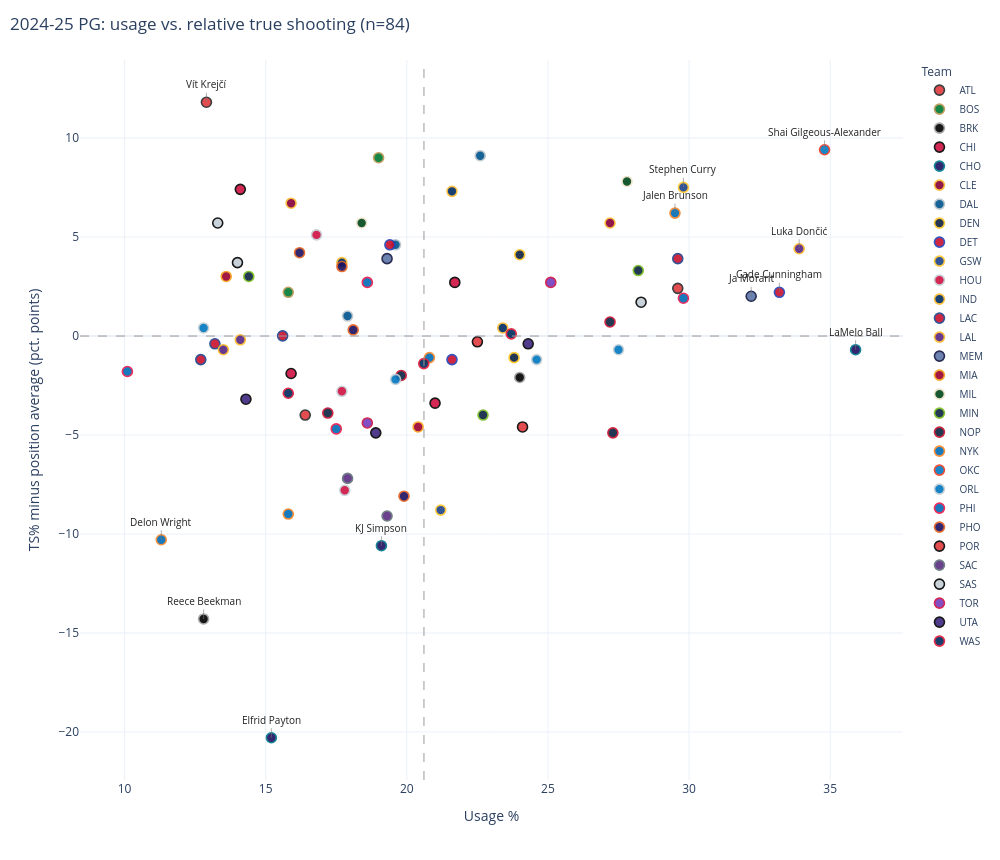

Source (notebook cell):
### Markdown cell above
### Positions

### Code cell
for pos in POSITIONS:
    plot_usage_ts_interactive(frames[2025], pos, relative=True).show()

### Figure 1 — Plotly figure (JSON) as saved in the notebook; plotly's stock layout.template omitted (floating-point values rounded to 4 significant figures)
{"data": [{"customdata": [["Trae Young", "ATL", "PG", 56.7, 2.408, 76.0, 36.0], ["Vít Krejčí", "ATL", "PG", 66.1, 11.81, 57.0, 20.2], ["Keaton Wallace", "ATL", "PG", 50.3, -3.992, 31.0, 16.2]], "hovertemplate": "<b>%{customdata[0]}</b> (%{customdata[1]}, %{customdata[2]})<br>Usage: %{x:.1f}%<br>TS: %{customdata[3]:.1f}%<br>TS vs. avg: %{customdata[4]:+.1f} pts<br>%{customdata[5]:.0f} games, %{customdata[6]:.1f} min/game<extra></extra>", "marker": {"color": "#E03A3E", "line": {"color": "#26282A", "width": 1.6}, "opacity": 0.9, "size": 10}, "mode": "markers", "name": "ATL", "type": "scatter", "x": [29.6, 12.9, 16.4], "y": [2.408, 11.81, -3.992]}, {"customdata": [["Payton Pritchard", "BOS", "PG", 63.3, 9.008, 80.0, 28.4], ["Jrue Holiday", "BOS", "PG", 56.5, 2.208, 62.0, 30.6]], "hovertemplate": "<b>%{customdata[0]}</b> (%{customdata[1]}, %{customdata[2]})<br>Usage: %{x:.1f}%<br>TS: %{customdata[3]:.1f}%<br>TS vs. avg: %{customdata[4]:+.1f} pts<br>%{customdata[5]:.0f} games, %{customdata[6]:.1f} min/game<extra></extra>", "marker": {"color": "#007A33", "line": {"color": "#BA9653", "width": 1.6}, "opacity": 0.9, "size": 10}, "mode": "markers", "name": "BOS", "type": "scatter", "x": [19.0, 15.8], "y": [9.008, 2.208]}, {"customdata": [["D'Angelo Russell", "BRK", "PG", 52.2, -2.092, 58.0, 25.5], ["Reece Beekman", "BRK", "PG", 40.0, -14.29, 36.0, 13.0]], "hovertemplate": "<b>%{customdata[0]}</b> (%{customdata[1]}, %{customdata[2]})<br>Usage: %{x:.1f}%<br>TS: %{customdata[3]:.1f}%<br>TS vs. avg: %{customdata[4]:+.1f} pts<br>%{customdata[5]:.0f} games, %{customdata[6]:.1f} min/game<extra></extra>", "marker": {"color": "#000000", "line": {"color": "#A1A1A4", "width": 1.6}, "opacity": 0.9, "size": 10}, "mode": "markers", "name": "BRK", "type": "scatter", "x": [24.0, 12.8], "y": [-2.092, -14.29]}, {"customdata": [["Josh Giddey", "CHI", "PG", 57.0, 2.708, 70.0, 30.2], ["Tre Jones", "CHI", "PG", 61.7, 7.408, 46.0, 19.7], ["Lonzo Ball", "CHI", "PG", 52.4, -1.892, 35.0, 22.2], ["Jevon Carter", "CHI", "PG", 50.9, -3.392, 36.0, 8.9]], "hovertemplate": "<b>%{customdata[0]}</b> (%{customdata[1]}, %{customdata[2]})<br>Usage: %{x:.1f}%<br>TS: %{customdata[3]:.1f}%<br>TS vs. avg: %{customdata[4]:+.1f} pts<br>%{customdata[5]:.0f} games, %{customdata[6]:.1f} min/game<extra></extra>", "marker": {"color": "#CE1141", "line": {"color": "#000000", "width": 1.6}, "opacity": 0.9, "size": 10}, "mode": "markers", "name": "CHI", "type": "scatter", "x": [21.7, 14.1, 15.9, 21.0], "y": [2.708, 7.408, -1.892, -3.392]}, {"customdata": [["LaMelo Ball", "CHO", "PG", 53.6, -0.6917, 47.0, 32.0], ["KJ Simpson", "CHO", "PG", 43.7, -10.59, 36.0, 23.4], ["Elfrid Payton", "CHO", "PG", 34.0, -20.29, 24.0, 21.3]], "hovertemplate": "<b>%{customdata[0]}</b> (%{customdata[1]}, %{customdata[2]})<br>Usage: %{x:.1f}%<br>TS: %{customdata[3]:.1f}%<br>TS vs. avg: %{customdata[4]:+.1f} pts<br>%{customdata[5]:.0f} games, %{customdata[6]:.1f} min/game<extra></extra>", "marker": {"color": "#1D1160", "line": {"color": "#00788C", "width": 1.6}, "opacity": 0.9, "size": 10}, "mode": "markers", "name": "CHO", "type": "scatter", "x": [35.9, 19.1, 15.2], "y": [-0.6917, -10.59, -20.29]}, {"customdata": [["Darius Garland", "CLE", "PG", 60.0, 5.708, 75.0, 30.7], ["Craig Porter Jr.", "CLE", "PG", 61.0, 6.708, 51.0, 10.1]], "hovertemplate": "<b>%{customdata[0]}</b> (%{customdata[1]}, %{customdata[2]})<br>Usage: %{x:.1f}%<br>TS: %{customdata[3]:.1f}%<br>TS vs. avg: %{customdata[4]:+.1f} pts<br>%{customdata[5]:.0f} games, %{customdata[6]:.1f} min/game<extra></extra>", "marker": {"color": "#860038", "line": {"color": "#FDBB30", "width": 1.6}, "opacity": 0.9, "size": 10}, "mode": "markers", "name": "CLE", "type": "scatter", "x": [27.2, 15.9], "y": [5.708, 6.708]}, {"customdata": [["Spencer Dinwiddie", "DAL", "PG", 55.3, 1.008, 79.0, 27.0], ["Brandon Williams", "DAL", "PG", 63.4, 9.108, 33.0, 14.8], ["Danté Exum", "DAL", "PG", 58.9, 4.608, 20.0, 18.6]], "hovertemplate": "<b>%{customdata[0]}</b> (%{customdata[1]}, %{customdata[2]})<br>Usage: %{x:.1f}%<br>TS: %{customdata[3]:.1f}%<br>TS vs. avg: %{customdata[4]:+.1f} pts<br>%{customdata[5]:.0f} games, %{customdata[6]:.1f} min/game<extra></extra>", "marker": {"color": "#00538C", "line": {"color": "#B8C4CA", "width": 1.6}, "opacity": 0.9, "size": 10}, "mode": "markers", "name": "DAL", "type": "scatter", "x": [17.9, 22.6, 19.6], "y": [1.008, 9.108, 4.608]}, {"customdata": [["Jamal Murray", "DEN", "PG", 58.4, 4.108, 67.0, 36.1], ["Russell Westbrook", "DEN", "PG", 53.2, -1.092, 75.0, 27.9]], "hovertemplate": "<b>%{customdata[0]}</b> (%{customdata[1]}, %{customdata[2]})<br>Usage: %{x:.1f}%<br>TS: %{customdata[3]:.1f}%<br>TS vs. avg: %{customdata[4]:+.1f} pts<br>%{customdata[5]:.0f} games, %{customdata[6]:.1f} min/game<extra></extra>", "marker": {"color": "#0E2240", "line": {"color": "#FEC524", "width": 1.6}, "opacity": 0.9, "size": 10}, "mode": "markers", "name": "DEN", "type": "scatter", "x": [24.0, 23.8], "y": [4.108, -1.092]}, {"customdata": [["Cade Cunningham", "DET", "PG", 56.5, 2.208, 70.0, 35.0], ["Dennis Schröder", "DET", "PG", 53.1, -1.192, 75.0, 28.1], ["Marcus Sasser", "DET", "PG", 58.9, 4.608, 57.0, 14.2]], "hovertemplate": "<b>%{customdata[0]}</b> (%{customdata[1]}, %{customdata[2]})<br>Usage: %{x:.1f}%<br>TS: %{customdata[3]:.1f}%<br>TS vs. avg: %{customdata[4]:+.1f} pts<br>%{customdata[5]:.0f} games, %{customdata[6]:.1f} min/game<extra></extra>", "marker": {"color": "#C8102E", "line": {"color": "#1D42BA", "width": 1.6}, "opacity": 0.9, "size": 10}, "mode": "markers", "name": "DET", "type": "scatter", "x": [33.2, 21.6, 19.4], "y": [2.208, -1.192, 4.608]}, {"customdata": [["Stephen Curry", "GSW", "PG", 61.8, 7.508, 70.0, 32.2], ["Pat Spencer", "GSW", "PG", 45.5, -8.792, 39.0, 6.4]], "hovertemplate": "<b>%{customdata[0]}</b> (%{customdata[1]}, %{customdata[2]})<br>Usage: %{x:.1f}%<br>TS: %{customdata[3]:.1f}%<br>TS vs. avg: %{customdata[4]:+.1f} pts<br>%{customdata[5]:.0f} games, %{customdata[6]:.1f} min/game<extra></extra>", "marker": {"color": "#1D428A", "line": {"color": "#FFC72C", "width": 1.6}, "opacity": 0.9, "size": 10}, "mode": "markers", "name": "GSW", "type": "scatter", "x": [29.8, 21.2], "y": [7.508, -8.792]}, {"customdata": [["Fred VanVleet", "HOU", "PG", 51.5, -2.792, 60.0, 35.2], ["Aaron Holiday", "HOU", "PG", 59.4, 5.108, 62.0, 12.8], ["Reed Sheppard", "HOU", "PG", 46.5, -7.792, 52.0, 12.6]], "hovertemplate": "<b>%{customdata[0]}</b> (%{customdata[1]}, %{customdata[2]})<br>Usage: %{x:.1f}%<br>TS: %{customdata[3]:.1f}%<br>TS vs. avg: %{customdata[4]:+.1f} pts<br>%{customdata[5]:.0f} games, %{customdata[6]:.1f} min/game<extra></extra>", "marker": {"color": "#CE1141", "line": {"color": "#C4CED4", "width": 1.6}, "opacity": 0.9, "size": 10}, "mode": "markers", "name": "HOU", "type": "scatter", "x": [17.7, 16.8, 17.8], "y": [-2.792, 5.108, -7.792]}, {"customdata": [["Tyrese Haliburton", "IND", "PG", 61.6, 7.308, 73.0, 33.6], ["T.J. McConnell", "IND", "PG", 54.7, 0.4083, 79.0, 17.9], ["Quenton Jackson", "IND", "PG", 58.0, 3.708, 28.0, 13.6]], "hovertemplate": "<b>%{customdata[0]}</b> (%{customdata[1]}, %{customdata[2]})<br>Usage: %{x:.1f}%<br>TS: %{customdata[3]:.1f}%<br>TS vs. avg: %{customdata[4]:+.1f} pts<br>%{customdata[5]:.0f} games, %{customdata[6]:.1f} min/game<extra></extra>", "marker": {"color": "#002D62", "line": {"color": "#FDBB30", "width": 1.6}, "opacity": 0.9, "size": 10}, "mode": "markers", "name": "IND", "type": "scatter", "x": [21.6, 23.4, 17.7], "y": [7.308, 0.4083, 3.708]}, {"customdata": [["James Harden", "LAC", "PG", 58.2, 3.908, 79.0, 35.3], ["Kris Dunn", "LAC", "PG", 53.1, -1.192, 74.0, 24.1], ["Ben Simmons", "LAC", "PG", 53.9, -0.3917, 51.0, 22.0], ["Patty Mills", "LAC", "PG", 54.3, 0.008333, 29.0, 11.1]], "hovertemplate": "<b>%{customdata[0]}</b> (%{customdata[1]}, %{customdata[2]})<br>Usage: %{x:.1f}%<br>TS: %{customdata[3]:.1f}%<br>TS vs. avg: %{customdata[4]:+.1f} pts<br>%{customdata[5]:.0f} games, %{customdata[6]:.1f} min/game<extra></extra>", "marker": {"color": "#C8102E", "line": {"color": "#1D428A", "width": 1.6}, "opacity": 0.9, "size": 10}, "mode": "markers", "name": "LAC", "type": "scatter", "x": [29.6, 12.7, 13.2, 15.6], "y": [3.908, -1.192, -0.3917, 0.008333]}, {"customdata": [["Luka Dončić", "LAL", "PG", 58.7, 4.408, 50.0, 35.4], ["Gabe Vincent", "LAL", "PG", 53.6, -0.6917, 72.0, 21.2], ["Jordan Goodwin", "LAL", "PG", 54.1, -0.1917, 29.0, 18.7]], "hovertemplate": "<b>%{customdata[0]}</b> (%{customdata[1]}, %{customdata[2]})<br>Usage: %{x:.1f}%<br>TS: %{customdata[3]:.1f}%<br>TS vs. avg: %{customdata[4]:+.1f} pts<br>%{customdata[5]:.0f} games, %{customdata[6]:.1f} min/game<extra></extra>", "marker": {"color": "#552583", "line": {"color": "#FDB927", "width": 1.6}, "opacity": 0.9, "size": 10}, "mode": "markers", "name": "LAL", "type": "scatter", "x": [33.9, 13.5, 14.1], "y": [4.408, -0.6917, -0.1917]}, {"customdata": [["Scotty Pippen Jr.", "MEM", "PG", 58.2, 3.908, 79.0, 21.3], ["Ja Morant", "MEM", "PG", 56.3, 2.008, 50.0, 30.4]], "hovertemplate": "<b>%{customdata[0]}</b> (%{customdata[1]}, %{customdata[2]})<br>Usage: %{x:.1f}%<br>TS: %{customdata[3]:.1f}%<br>TS vs. avg: %{customdata[4]:+.1f} pts<br>%{customdata[5]:.0f} games, %{customdata[6]:.1f} min/game<extra></extra>", "marker": {"color": "#5D76A9", "line": {"color": "#12173F", "width": 1.6}, "opacity": 0.9, "size": 10}, "mode": "markers", "name": "MEM", "type": "scatter", "x": [19.3, 32.2], "y": [3.908, 2.008]}, {"customdata": [["Davion Mitchell", "MIA", "PG", 57.3, 3.008, 74.0, 27.4], ["Terry Rozier", "MIA", "PG", 49.7, -4.592, 64.0, 25.9]], "hovertemplate": "<b>%{customdata[0]}</b> (%{customdata[1]}, %{customdata[2]})<br>Usage: %{x:.1f}%<br>TS: %{customdata[3]:.1f}%<br>TS vs. avg: %{customdata[4]:+.1f} pts<br>%{customdata[5]:.0f} games, %{customdata[6]:.1f} min/game<extra></extra>", "marker": {"color": "#98002E", "line": {"color": "#F9A01B", "width": 1.6}, "opacity": 0.9, "size": 10}, "mode": "markers", "name": "MIA", "type": "scatter", "x": [13.6, 20.4], "y": [3.008, -4.592]}, {"customdata": [["Damian Lillard", "MIL", "PG", 62.1, 7.808, 58.0, 36.1], ["Ryan Rollins", "MIL", "PG", 60.0, 5.708, 56.0, 14.6]], "hovertemplate": "<b>%{customdata[0]}</b> (%{customdata[1]}, %{customdata[2]})<br>Usage: %{x:.1f}%<br>TS: %{customdata[3]:.1f}%<br>TS vs. avg: %{customdata[4]:+.1f} pts<br>%{customdata[5]:.0f} games, %{customdata[6]:.1f} min/game<extra></extra>", "marker": {"color": "#00471B", "line": {"color": "#EEE1C6", "width": 1.6}, "opacity": 0.9, "size": 10}, "mode": "markers", "name": "MIL", "type": "scatter", "x": [27.8, 18.4], "y": [7.808, 5.708]}, {"customdata": [["Mike Conley", "MIN", "PG", 57.3, 3.008, 71.0, 24.7], ["Rob Dillingham", "MIN", "PG", 50.3, -3.992, 49.0, 10.5], ["Bones Hyland", "MIN", "PG", 57.6, 3.308, 24.0, 10.0]], "hovertemplate": "<b>%{customdata[0]}</b> (%{customdata[1]}, %{customdata[2]})<br>Usage: %{x:.1f}%<br>TS: %{customdata[3]:.1f}%<br>TS vs. avg: %{customdata[4]:+.1f} pts<br>%{customdata[5]:.0f} games, %{customdata[6]:.1f} min/game<extra></extra>", "marker": {"color": "#0C2340", "line": {"color": "#78BE20", "width": 1.6}, "opacity": 0.9, "size": 10}, "mode": "markers", "name": "MIN", "type": "scatter", "x": [14.4, 22.7, 28.2], "y": [3.008, -3.992, 3.308]}, {"customdata": [["CJ McCollum", "NOP", "PG", 55.0, 0.7083, 56.0, 32.7], ["Jose Alvarado", "NOP", "PG", 52.3, -1.992, 56.0, 24.4], ["Dejounte Murray", "NOP", "PG", 49.4, -4.892, 31.0, 32.6], ["Bruce Brown", "NOP", "PG", 50.4, -3.892, 41.0, 22.5]], "hovertemplate": "<b>%{customdata[0]}</b> (%{customdata[1]}, %{customdata[2]})<br>Usage: %{x:.1f}%<br>TS: %{customdata[3]:.1f}%<br>TS vs. avg: %{customdata[4]:+.1f} pts<br>%{customdata[5]:.0f} games, %{customdata[6]:.1f} min/game<extra></extra>", "marker": {"color": "#0C2340", "line": {"color": "#C8102E", "width": 1.6}, "opacity": 0.9, "size": 10}, "mode": "markers", "name": "NOP", "type": "scatter", "x": [27.2, 19.8, 27.3, 17.2], "y": [0.7083, -1.992, -4.892, -3.892]}, {"customdata": [["Jalen Brunson", "NYK", "PG", 60.5, 6.208, 65.0, 35.4], ["Cameron Payne", "NYK", "PG", 53.2, -1.092, 72.0, 15.1], ["Delon Wright", "NYK", "PG", 44.0, -10.29, 40.0, 15.9], ["Tyler Kolek", "NYK", "PG", 45.3, -8.992, 41.0, 7.2]], "hovertemplate": "<b>%{customdata[0]}</b> (%{customdata[1]}, %{customdata[2]})<br>Usage: %{x:.1f}%<br>TS: %{customdata[3]:.1f}%<br>TS vs. avg: %{customdata[4]:+.1f} pts<br>%{customdata[5]:.0f} games, %{customdata[6]:.1f} min/game<extra></extra>", "marker": {"color": "#006BB6", "line": {"color": "#F58426", "width": 1.6}, "opacity": 0.9, "size": 10}, "mode": "markers", "name": "NYK", "type": "scatter", "x": [29.5, 20.8, 11.3, 15.8], "y": [6.208, -1.092, -10.29, -8.992]}, {"customdata": [["Shai Gilgeous-Alexander", "OKC", "PG", 63.7, 9.408, 76.0, 34.2]], "hovertemplate": "<b>%{customdata[0]}</b> (%{customdata[1]}, %{customdata[2]})<br>Usage: %{x:.1f}%<br>TS: %{customdata[3]:.1f}%<br>TS vs. avg: %{customdata[4]:+.1f} pts<br>%{customdata[5]:.0f} games, %{customdata[6]:.1f} min/game<extra></extra>", "marker": {"color": "#007AC1", "line": {"color": "#EF3B24", "width": 1.6}, "opacity": 0.9, "size": 10}, "mode": "markers", "name": "OKC", "type": "scatter", "x": [34.8], "y": [9.408]}, {"customdata": [["Anthony Black", "ORL", "PG", 52.1, -2.192, 78.0, 24.2], ["Cole Anthony", "ORL", "PG", 53.1, -1.192, 67.0, 18.4], ["Jalen Suggs", "ORL", "PG", 53.6, -0.6917, 35.0, 28.6], ["Cory Joseph", "ORL", "PG", 54.7, 0.4083, 50.0, 12.2]], "hovertemplate": "<b>%{customdata[0]}</b> (%{customdata[1]}, %{customdata[2]})<br>Usage: %{x:.1f}%<br>TS: %{customdata[3]:.1f}%<br>TS vs. avg: %{customdata[4]:+.1f} pts<br>%{customdata[5]:.0f} games, %{customdata[6]:.1f} min/game<extra></extra>", "marker": {"color": "#0077C0", "line": {"color": "#C4CED4", "width": 1.6}, "opacity": 0.9, "size": 10}, "mode": "markers", "name": "ORL", "type": "scatter", "x": [19.6, 24.6, 27.5, 12.8], "y": [-2.192, -1.192, -0.6917, 0.4083]}, {"customdata": [["Tyrese Maxey", "PHI", "PG", 56.2, 1.908, 52.0, 37.7], ["Kyle Lowry", "PHI", "PG", 52.5, -1.792, 35.0, 18.8], ["Jeff Dowtin Jr.", "PHI", "PG", 57.0, 2.708, 41.0, 15.1], ["Reggie Jackson", "PHI", "PG", 49.6, -4.692, 31.0, 12.4]], "hovertemplate": "<b>%{customdata[0]}</b> (%{customdata[1]}, %{customdata[2]})<br>Usage: %{x:.1f}%<br>TS: %{customdata[3]:.1f}%<br>TS vs. avg: %{customdata[4]:+.1f} pts<br>%{customdata[5]:.0f} games, %{customdata[6]:.1f} min/game<extra></extra>", "marker": {"color": "#006BB6", "line": {"color": "#ED174C", "width": 1.6}, "opacity": 0.9, "size": 10}, "mode": "markers", "name": "PHI", "type": "scatter", "x": [29.8, 10.1, 18.6, 17.5], "y": [1.908, -1.792, 2.708, -4.692]}, {"customdata": [["Tyus Jones", "PHO", "PG", 58.5, 4.208, 81.0, 26.8], ["Vasilije Micić", "PHO", "PG", 46.2, -8.092, 41.0, 19.1], ["Monte Morris", "PHO", "PG", 54.6, 0.3083, 45.0, 12.7], ["Collin Gillespie", "PHO", "PG", 57.8, 3.508, 33.0, 14.0]], "hovertemplate": "<b>%{customdata[0]}</b> (%{customdata[1]}, %{customdata[2]})<br>Usage: %{x:.1f}%<br>TS: %{customdata[3]:.1f}%<br>TS vs. avg: %{customdata[4]:+.1f} pts<br>%{customdata[5]:.0f} games, %{customdata[6]:.1f} min/game<extra></extra>", "marker": {"color": "#1D1160", "line": {"color": "#E56020", "width": 1.6}, "opacity": 0.9, "size": 10}, "mode": "markers", "name": "PHO", "type": "scatter", "x": [16.2, 19.9, 18.1, 17.7], "y": [4.208, -8.092, 0.3083, 3.508]}, {"customdata": [["Scoot Henderson", "POR", "PG", 54.0, -0.2917, 66.0, 26.7], ["Dalano Banton", "POR", "PG", 49.7, -4.592, 67.0, 16.7]], "hovertemplate": "<b>%{customdata[0]}</b> (%{customdata[1]}, %{customdata[2]})<br>Usage: %{x:.1f}%<br>TS: %{customdata[3]:.1f}%<br>TS vs. avg: %{customdata[4]:+.1f} pts<br>%{customdata[5]:.0f} games, %{customdata[6]:.1f} min/game<extra></extra>", "marker": {"color": "#E03A3E", "line": {"color": "#000000", "width": 1.6}, "opacity": 0.9, "size": 10}, "mode": "markers", "name": "POR", "type": "scatter", "x": [22.5, 24.1], "y": [-0.2917, -4.592]}, {"customdata": [["Devin Carter", "SAC", "PG", 47.1, -7.192, 36.0, 11.0], ["Markelle Fultz", "SAC", "PG", 45.2, -9.092, 21.0, 8.8]], "hovertemplate": "<b>%{customdata[0]}</b> (%{customdata[1]}, %{customdata[2]})<br>Usage: %{x:.1f}%<br>TS: %{customdata[3]:.1f}%<br>TS vs. avg: %{customdata[4]:+.1f} pts<br>%{customdata[5]:.0f} games, %{customdata[6]:.1f} min/game<extra></extra>", "marker": {"color": "#5A2D81", "line": {"color": "#63727A", "width": 1.6}, "opacity": 0.9, "size": 10}, "mode": "markers", "name": "SAC", "type": "scatter", "x": [17.9, 19.3], "y": [-7.192, -9.092]}, {"customdata": [["Chris Paul", "SAS", "PG", 58.0, 3.708, 82.0, 28.0], ["De'Aaron Fox", "SAS", "PG", 56.0, 1.708, 62.0, 36.1], ["Jordan McLaughlin", "SAS", "PG", 60.0, 5.708, 46.0, 6.8]], "hovertemplate": "<b>%{customdata[0]}</b> (%{customdata[1]}, %{customdata[2]})<br>Usage: %{x:.1f}%<br>TS: %{customdata[3]:.1f}%<br>TS vs. avg: %{customdata[4]:+.1f} pts<br>%{customdata[5]:.0f} games, %{customdata[6]:.1f} min/game<extra></extra>", "marker": {"color": "#C4CED4", "line": {"color": "#000000", "width": 1.6}, "opacity": 0.9, "size": 10}, "mode": "markers", "name": "SAS", "type": "scatter", "x": [14.0, 28.3, 13.3], "y": [3.708, 1.708, 5.708]}, {"customdata": [["Jamal Shead", "TOR", "PG", 49.9, -4.392, 75.0, 19.6], ["Immanuel Quickley", "TOR", "PG", 57.0, 2.708, 33.0, 27.8]], "hovertemplate": "<b>%{customdata[0]}</b> (%{customdata[1]}, %{customdata[2]})<br>Usage: %{x:.1f}%<br>TS: %{customdata[3]:.1f}%<br>TS vs. avg: %{customdata[4]:+.1f} pts<br>%{customdata[5]:.0f} games, %{customdata[6]:.1f} min/game<extra></extra>", "marker": {"color": "#753BBD", "line": {"color": "#CE1141", "width": 1.6}, "opacity": 0.9, "size": 10}, "mode": "markers", "name": "TOR", "type": "scatter", "x": [18.6, 25.1], "y": [-4.392, 2.708]}, {"customdata": [["Keyonte George", "UTA", "PG", 53.9, -0.3917, 67.0, 31.5], ["Isaiah Collier", "UTA", "PG", 49.4, -4.892, 71.0, 25.9], ["Jaden Springer", "UTA", "PG", 51.1, -3.192, 43.0, 8.5]], "hovertemplate": "<b>%{customdata[0]}</b> (%{customdata[1]}, %{customdata[2]})<br>Usage: %{x:.1f}%<br>TS: %{customdata[3]:.1f}%<br>TS vs. avg: %{customdata[4]:+.1f} pts<br>%{customdata[5]:.0f} games, %{customdata[6]:.1f} min/game<extra></extra>", "marker": {"color": "#3E2680", "line": {"color": "#000000", "width": 1.6}, "opacity": 0.9, "size": 10}, "mode": "markers", "name": "UTA", "type": "scatter", "x": [24.3, 18.9, 14.3], "y": [-0.3917, -4.892, -3.192]}, {"customdata": [["Bub Carrington", "WAS", "PG", 51.4, -2.892, 82.0, 30.0], ["Marcus Smart", "WAS", "PG", 52.9, -1.392, 34.0, 20.0], ["Malcolm Brogdon", "WAS", "PG", 54.4, 0.1083, 24.0, 23.5]], "hovertemplate": "<b>%{customdata[0]}</b> (%{customdata[1]}, %{customdata[2]})<br>Usage: %{x:.1f}%<br>TS: %{customdata[3]:.1f}%<br>TS vs. avg: %{customdata[4]:+.1f} pts<br>%{customdata[5]:.0f} games, %{customdata[6]:.1f} min/game<extra></extra>", "marker": {"color": "#002B5C", "line": {"color": "#E31837", "width": 1.6}, "opacity": 0.9, "size": 10}, "mode": "markers", "name": "WAS", "type": "scatter", "x": [15.8, 20.6, 23.7], "y": [-2.892, -1.392, 0.1083]}], "layout": {"annotations": [{"arrowcolor": "#777777", "arrowhead": 0, "arrowwidth": 0.6, "ax": 0, "ay": -18, "font": {"color": "#222222", "size": 10}, "showarrow": true, "text": "Elfrid Payton", "x": 15.2, "y": -20.29}, {"arrowcolor": "#777777", "arrowhead": 0, "arrowwidth": 0.6, "ax": 0, "ay": -18, "font": {"color": "#222222", "size": 10}, "showarrow": true, "text": "Shai Gilgeous-Alexander", "x": 34.8, "y": 9.408}, {"arrowcolor": "#777777", "arrowhead": 0, "arrowwidth": 0.6, "ax": 0, "ay": -18, "font": {"color": "#222222", "size": 10}, "showarrow": true, "text": "Reece Beekman", "x": 12.8, "y": -14.29}, {"arrowcolor": "#777777", "arrowhead": 0, "arrowwidth": 0.6, "ax": 0, "ay": -18, "font": {"color": "#222222", "size": 10}, "showarrow": true, "text": "LaMelo Ball", "x": 35.9, "y": -0.6917}, {"arrowcolor": "#777777", "arrowhead": 0, "arrowwidth": 0.6, "ax": 0, "ay": -18, "font": {"color": "#222222", "size": 10}, "showarrow": true, "text": "Vít Krejčí", "x": 12.9, "y": 11.81}, {"arrowcolor": "#777777", "arrowhead": 0, "arrowwidth": 0.6, "ax": 0, "ay": -18, "font": {"color": "#222222", "size": 10}, "showarrow": true, "text": "Delon Wright", "x": 11.3, "y": -10.29}, {"arrowcolor": "#777777", "arrowhead": 0, "arrowwidth": 0.6, "ax": 0, "ay": -18, "font": {"color": "#222222", "size": 10}, "showarrow": true, "text": "Luka Dončić", "x": 33.9, "y": 4.408}, {"arrowcolor": "#777777", "arrowhead": 0, "arrowwidth": 0.6, "ax": 0, "ay": -18, "font": {"color": "#222222", "size": 10}, "showarrow": true, "text": "Cade Cunningham", "x": 33.2, "y": 2.208}, {"arrowcolor": "#777777", "arrowhead": 0, "arrowwidth": 0.6, "ax": 0, "ay": -18, "font": {"color": "#222222", "size": 10}, "showarrow": true, "text": "Stephen Curry", "x": 29.8, "y": 7.508}, {"arrowcolor": "#777777", "arrowhead": 0, "arrowwidth": 0.6, "ax": 0, "ay": -18, "font": {"color": "#222222", "size": 10}, "showarrow": true, "text": "Ja Morant", "x": 32.2, "y": 2.008}, {"arrowcolor": "#777777", "arrowhead": 0, "arrowwidth": 0.6, "ax": 0, "ay": -18, "font": {"color": "#222222", "size": 10}, "showarrow": true, "text": "KJ Simpson", "x": 19.1, "y": -10.59}, {"arrowcolor": "#777777", "arrowhead": 0, "arrowwidth": 0.6, "ax": 0, "ay": -18, "font": {"color": "#222222", "size": 10}, "showarrow": true, "text": "Jalen Brunson", "x": 29.5, "y": 6.208}], "height": 860, "hoverlabel": {"bgcolor": "white"}, "legend": {"font": {"size": 10}, "title": {"text": "Team"}, "tracegroupgap": 0}, "margin": {"t": 60}, "shapes": [{"line": {"color": "#9a9a9a", "dash": "dash", "width": 1}, "type": "line", "x0": 0, "x1": 1, "xref": "x domain", "y0": 0, "y1": 0, "yref": "y"}, {"line": {"color": "#9a9a9a", "dash": "dash", "width": 1}, "type": "line", "x0": 20.61, "x1": 20.61, "xref": "x", "y0": 0, "y1": 1, "yref": "y domain"}], "title": {"text": "2024-25 PG: usage vs. relative true shooting (n=84)", "x": 0.01}, "width": 1000, "xaxis": {"title": {"text": "Usage %"}}, "yaxis": {"title": {"text": "TS% minus position average (pct. points)"}}}}
